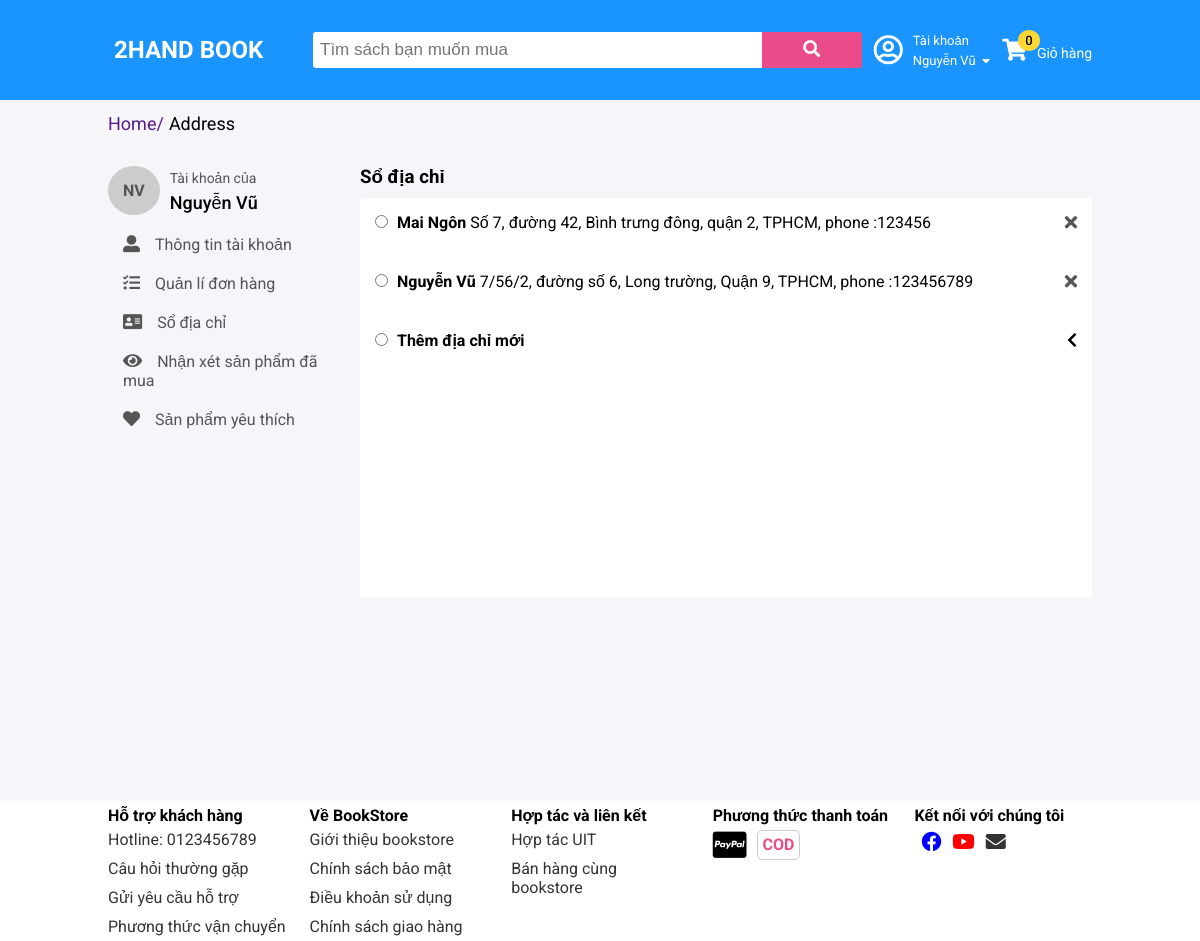
/account/address (signed in), run on the app's committed database.
### tables this page shows
CREATE TABLE `customer` (
  `customer_id` int(11) NOT NULL,
  `email` varchar(45) DEFAULT NULL,
  `first_name` varchar(45) DEFAULT NULL,
  `last_name` varchar(45) DEFAULT NULL,
  `password` varchar(100) DEFAULT NULL,
  `birthday` date DEFAULT NULL,
  `loan` float DEFAULT NULL,
  `gender` varchar(10) DEFAULT NULL,
  `phone` varchar(45) DEFAULT NULL,
  `nickname` varchar(50) DEFAULT NULL,
  `register_date` datetime DEFAULT current_timestamp()
);

CREATE TABLE `customer_address` (
  `address_id` int(11) NOT NULL,
  `customer_id` int(11) NOT NULL,
  `first_name` varchar(45) DEFAULT NULL,
  `last_name` varchar(45) DEFAULT NULL,
  `line1` varchar(128) DEFAULT NULL,
  `line2` varchar(128) DEFAULT NULL,
  `city` varchar(45) DEFAULT NULL,
  `country` varchar(45) DEFAULT NULL,
  `phone` varchar(45) DEFAULT NULL,
  `zipcode` varchar(10) DEFAULT NULL
);

### controllers/BaseController.php (called while the page is built, shortened)
<?php
class BaseController {
    protected function view($path, array $data = []) {
        $path = self::BASE_FOLDER_VIEW . '/' . str_replace('.', '/', $path) . '.php';
        return include($path);
    }
}

### controllers/AccountController.php (called while the page is built, shortened)
<?php
class AccountController extends BaseController {
    private $customerModel;
    private $info;
    private $customerId;
    public function __construct() {
        $this->customerModel = new CustomerModel();
        $this->info = $this->customerModel->getById($_SESSION['customer']['customer_id']);
        $this->customerId = $_SESSION['customer']['customer_id'];
    }
    public function redirectAddress() {
        $address = $this->customerModel->getCustomerAddressById($this->customerId);
        return $this->view('frontend.accounts.address', ['address' => $address, 'info' => $this->info]);
    }
}

### index.php (called while the page is built, shortened)
<?php
include './core/Database.php';
include './models/BaseModel.php';
include './controllers/BaseController.php';
$actionName = $_REQUEST['action'] ?? 'index';
$controllerObject = new $controllerName;
$controllerObject->$actionName();

### models/BaseModel.php (called while the page is built, shortened)
<?php
class BaseModel extends Database {
    protected $db;
    public function __construct() {
        $this->db = $this->connect();
    }
    public function find($table, $id) {
        $sql = "select * from $table where ${table}_id = :id limit 1";
        $stmt = $this->db->prepare($sql);
        $stmt->execute(['id' => $id]);
        return $stmt->fetch();
    }
}

### core/Database.php (called while the page is built, shortened)
<?php
class Database {
    public function connect() {
        $host = self::HOST;
        $username = self::USERNAME;
        $password = self::PASSWORD;
        $dbname = self::DB_NAME;
        try {
            $connect = new PDO("mysql:host=$host;dbname=$dbname", $username, $password);
            $connect->setAttribute(PDO::ATTR_ERRMODE, PDO::ERRMODE_EXCEPTION);
            $connect->setAttribute(PDO::ATTR_DEFAULT_FETCH_MODE, PDO::FETCH_ASSOC);
            return $connect;
        } catch (PDOException $e) {
            echo "Connection failed: " . $e->getMessage();
        }
    }
}

### models/CustomerModel.php (called while the page is built, shortened)
<?php
class CustomerModel extends BaseModel {
    public function getById($customerId) {
        return $this->find(self::TABLE, $customerId);
    }
    public function getCustomerAddressById($id) {
        $sql = "select * from customer_address where customer_id = :id";
        $stmt = $this->db->prepare($sql);
        $stmt->execute(['id' => $id]);
        $address = [];
        while ($row = $stmt->fetch()) {
            $address[] = $row;
        }
        return $address;
    }
}

### views/frontend/accounts/address.php (the view, shortened to what this page needs)
<div class="grid wide">
    <div class="row">
        <div class="col l-12">
            <div class="breadcrumb">
                <ul>
                    <li class="breadcrumb-item"><a href="">Home/</a></li>
                    <li class="breadcrumb-item">Address</li>
                </ul>
            </div>
        </div>
    </div>
    <div class="row account-container">
        <div class="col l-3">
            <?php $this->view('frontend.accounts.sidebar', ['info' => $info]) ?>
        </div>
        <div class="col l-9">
            <h3>Sổ địa chỉ</h3>
            <div class="account-body">
                <?php if (empty($address)) {
                } else {
                    foreach ($address as $address) {
                        $userName = ucfirst($address['first_name']) . ' ' . ucfirst($address['last_name']);
                        $shippingAddress = $address['line1'] . ', ' . $address['line2'] . ', ' . $address['city'];
                ?>
                        <div class="address-group">
                            <input type="radio" name="address" id="<?php echo $address['address_id'] ?>">
                            <label for="<?php echo $address['address_id'] ?>">
                                <span class="cus-name"><?php echo $userName ?></span>
                                <span class="cus-address"><?php echo $shippingAddress ?></span>, phone :<span><?php echo $address['phone'] ?></span>
                            </label>
                            <button class="btn-delete-address" address-id="<?php echo $address['address_id'] ?>"><i class="fas fa-times"></i></button>
                        </div>
                <?php }
                } ?>
                <div class="address-group">
                    <input type="radio" name="address" class="new-address" id="new-address-id">
                    <label for="new-address-id"><span class="cus-name">Thêm địa chỉ mới</span></label>
                    <div class="address-button">
                        <i class="address-button-left fas fa-chevron-left"></i>
                    </div>
                </div>
            </div>
        </div>
    </div>

### views/frontend/accounts/sidebar.php (shortened to what this page needs)
<div class="account-wrap">
    <div class="account-avatar customer-image">
        <?php echo substr($info['first_name'], 0, 1) . '' . substr($info['last_name'], 0, 1) ?>
    </div>
    <div class="account-info">
        <span>Tài khoản của</span>
        <p><?php echo ucfirst($info['first_name']) . ' ' . ucfirst($info['last_name']) ?></p>
    </div>
</div>
<ul class="account-list">
    <li class="account-item"><a href="account/info"><i class="account-icon fas fa-user-alt"></i>Thông tin tài khoản</a></li>
    <li class="account-item"><a href="account/order"><i class="account-icon fas fa-tasks"></i>Quản lí đơn hàng</a></li>
    <li class="account-item"><a href="account/address"><i class="account-icon fas fa-address-card"></i></i>Sổ địa chỉ</a></li>
    <li class="account-item"><a href="account/comment"><i class="account-icon fas fa-eye"></i>Nhận xét sản phẩm đã mua</a></li>
    <li class="account-item"><a href="account/favourite"><i class="account-icon fas fa-heart"></i>Sản phẩm yêu thích</a></li>
</ul>

### public/frontend/css/grid.css (style rules this page uses)
.grid { width: 100%; display: block; padding: 0; }
.grid.wide { max-width: 1200px; margin: 0 auto; }
.row { display: flex; flex-wrap: wrap; margin-left: -4px; margin-right: -4px; }
.col { padding-left: 4px; padding-right: 4px; }
@media (min-width: 740px) { .row { margin-left: -8px; margin-right: -8px; } }
@media (min-width: 740px) { .col { padding-left: 8px; padding-right: 8px; } }
@media (min-width: 1113px) { .row { margin-left: -12px; margin-right: -12px; } }
@media (min-width: 1113px) { .col { padding-left: 12px; padding-right: 12px; } }
@media (min-width: 1113px) { .l-1, .l-2, .l-2-4, .l-3, .l-4, .l-5, .l-6, .l-7, .l-8, .l-9, .l-10, .l-11, .l-12 { display: block; } }
@media (min-width: 1113px) { .l-3 { flex: 0 0 25%; max-width: 25%; } }
@media (min-width: 1113px) { .l-9 { flex: 0 0 75%; max-width: 75%; } }
@media (min-width: 1113px) { .l-12 { flex: 0 0 100%; max-width: 100%; } }
@media (min-width: 1024px) and (max-width: 1239px) { .wide { width: 984px; } }
@media (min-width: 1024px) and (max-width: 1239px) { .wide .row { margin-left: -12px; margin-right: -12px; } }
@media (min-width: 1024px) and (max-width: 1239px) { .wide .col { padding-left: 12px; padding-right: 12px; } }
@media (min-width: 1024px) and (max-width: 1239px) { .wide .l-1, .wide .l-2, .wide .l-2-4, .wide .l-3, .wide .l-4, .wide .l-5, .wide .l-6, .wide .l-7, .wide .l-8, .wide .l-9, .wide .l-10, .wide .l-11, .wide .l-12 { display: block; } }
@media (min-width: 1024px) and (max-width: 1239px) { .wide .l-3 { flex: 0 0 25%; max-width: 25%; } }
@media (min-width: 1024px) and (max-width: 1239px) { .wide .l-9 { flex: 0 0 75%; max-width: 75%; } }
@media (min-width: 1024px) and (max-width: 1239px) { .wide .l-12 { flex: 0 0 100%; max-width: 100%; } }

### public/frontend/css/base.css (style rules this page uses)
:root { --text-color: #333; --white-color: #fff; --main-color: #ea4c89; --button-color: #ff434e; --star-color: #ffd52e; --success-color: #00ab56; }
* { padding: 0; margin: 0; box-sizing: inherit; }
html { font-family: "Roboto", sans-serif; box-sizing: border-box; }

### public/frontend/css/style.css (style rules this page uses)
.breadcrumb { padding: 12px 0; }
.breadcrumb ul { list-style: none; display: flex; font-size: 18px; }
.breadcrumb-item a { text-decoration: none; }
.breadcrumb-item + .breadcrumb-item { margin-left: 5px; }
.customer-image { text-align: center; margin-right: 10px; background-color: #f5f5f5; color: #555; padding: 15px; border-radius: 50%; font-weight: bold; }
.address-group, .payment-group, .order-discount { margin: 10px 0; padding: 15px; background-color: var(--white-color); border-radius: 5px; }
.address-group > input { font-size: 22px; }
.address-group > button { float: right; background-color: transparent; outline: none; border: none; font-size: 18px; cursor: pointer; color: #555; }
.address-button { float: right; }
.address-group .cus-name { display: inline-block; margin-left: 5px; font-weight: bold; }
.new-address { font-weight: bold; }
.account-wrap { display: flex; align-items: center; }
.account-avatar { background-color: #ccc; }
.account-info span { font-size: 14px; color: #555; }
.account-info p { margin-top: 5px; font-size: 18px; font-weight: 500; }
.account-list { margin-top: 10px; list-style: none; }
.account-item a { display: block; text-decoration: none; color: var(--text-color); padding: 10px 15px; font-size: 16px; color: #555; }
.account-item a .account-icon { font-size: 17px; margin-right: 15px; }
.account-container { padding-top: 20px; }
.account-body { margin-top: 10px; min-height: 400px; background-color: var(--white-color); border-radius: 3px; }

### data on the page
customer: first_name "N", last_name "V", first_name "Nguyễn", last_name "Vũ"
customer_address: userName "Mai Ngôn", shippingAddress "Số 7, đường 42, Bình trưng đông, quận 2, TPHCM", phone "123456"
customer_address: userName "Nguyễn Vũ", shippingAddress "7/56/2, đường số 6, Long trường, Quận 9, TPHCM", phone "123456789"

### other printed values
$firstName "Nguyễn"
$lastName "Vũ"
